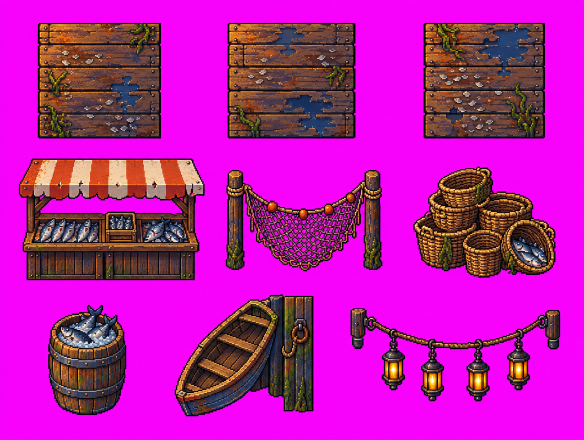
#> input picture art/source/market_sheet.png, 1168 x 880 px (shown at 1/2 size)
$ python prepare_market.py
#> lines starting #> are read from the running program, lines starting #| are printed output that depends on the picture; after the words box and inside, x2 and y2 are one past the last pixel; in counts of white or black regions, pixels touching at a corner belong together
### tools/sheet_cut.py
"""0.16: utilitários para recortar folhas de sprites geradas por IA com fundo magenta (#FF00FF).

A IA não respeita tamanhos exatos: cada folha é lida como imagem, o magenta vira transparente
(com tolerância e limpeza da franja rosada), as "ilhas" de cada peça são detectadas sozinhas e
cada peça é levada ao tamanho-alvo do jogo com NEAREST NEIGHBOR (pixel art, sem suavização).
Usado por tools/prepare_{workshop,market,chapel,cracked_walls,tentacle_gate,map_icons}.py.
Requer numpy, pillow e scipy.
"""
from pathlib import Path
import numpy as np
from PIL import Image, ImageDraw
from scipy import ndimage

ROOT = Path(__file__).resolve().parents[1]
SRC = ROOT / "art/source"
PREVIEW_BG = (58, 62, 70)


def key_magenta(img: Image.Image, tol: int = 70, fringe: int = 2) -> np.ndarray:
    """RGBA com o magenta removido. tol = quanto o pixel pode fugir do magenta puro.
    A franja (pixels rosados colados no fundo) é apagada ou tem o rosa retirado (despill)."""
    a = np.asarray(img.convert("RGB")).astype(np.int16)
    r, g, b = a[..., 0], a[..., 1], a[..., 2]
    mag = np.minimum(r, b) - g                      # alto no magenta, ~0 em cores comuns
    bg = (mag > 255 - tol) | ((r > 200) & (b > 200) & (g < 90))
    alpha = np.where(bg, 0, 255).astype(np.uint8)
    # franja: até `fringe` px do fundo, pixels ainda puxados para o magenta somem
    near = ndimage.binary_dilation(bg, iterations=fringe) & ~bg
    pinkish = near & (mag > 55) & (r > g + 40) & (b > g + 40)
    alpha[pinkish] = 0
    # despill no resto da borda: tira o excesso de vermelho+azul em relação ao verde
    edge = ndimage.binary_dilation(alpha == 0, iterations=fringe) & (alpha > 0)
    out = a.copy()
    spill = np.clip(mag - 25, 0, None)
    for c in (0, 2):
        ch = out[..., c]
        ch[edge] = np.clip(ch[edge] - spill[edge] // 2, 0, 255)
    return np.dstack([out.clip(0, 255).astype(np.uint8), alpha])


def islands(rgba: np.ndarray, merge: int = 10, min_area: int = 400) -> list:
    """Caixas (x0, y0, x1, y1) de cada peça. `merge` junta partes próximas (faíscas, chamas, cordas)."""
    solid = rgba[..., 3] > 0
    grown = ndimage.binary_dilation(solid, iterations=merge)
    lab, _ = ndimage.label(grown)
    boxes = []
    for sl in ndimage.find_objects(lab):
        if sl is None: continue
        y0, y1, x0, x1 = sl[0].start, sl[0].stop, sl[1].start, sl[1].stop
        if solid[y0:y1, x0:x1].sum() < min_area: continue
        # encolhe de volta ao pixel sólido
        ys, xs = np.nonzero(solid[y0:y1, x0:x1])
        boxes.append((x0 + xs.min(), y0 + ys.min(), x0 + xs.max() + 1, y0 + ys.max() + 1))
    return boxes


def reading_order(boxes: list, row_tol: float = 0.5) -> list:
    """Ordena em linhas (de cima para baixo) e, dentro da linha, da esquerda para a direita."""
    boxes = sorted(boxes, key=lambda b: (b[1] + b[3]) / 2)
    rows, row = [], []
    for b in boxes:
        cy, h = (b[1] + b[3]) / 2, b[3] - b[1]
        if row:
            rcy = np.mean([(q[1] + q[3]) / 2 for q in row]); rh = np.mean([q[3] - q[1] for q in row])
            if abs(cy - rcy) > row_tol * max(h, rh):
                rows.append(row); row = []
        row.append(b)
    if row: rows.append(row)
    return [b for r in rows for b in sorted(r, key=lambda q: q[0])]


def fit(piece: Image.Image, size: tuple, mode: str = "contain", anchor: str = "bottom") -> Image.Image:
    """Leva a peça ao tamanho-alvo com NEAREST. contain = mantém a proporção dentro da caixa
    (sobra transparente, pés no chão); stretch = preenche exato (pisos); cover = preenche cortando."""
    w, h = size
    if mode == "stretch":
        return piece.resize((w, h), Image.NEAREST)
    s = min(w / piece.width, h / piece.height) if mode == "contain" else max(w / piece.width, h / piece.height)
    nw, nh = max(1, round(piece.width * s)), max(1, round(piece.height * s))
    small = piece.resize((nw, nh), Image.NEAREST)
    out = Image.new("RGBA", (w, h), (0, 0, 0, 0))
    x = (w - nw) // 2
    y = (h - nh) if anchor == "bottom" else (h - nh) // 2
    out.alpha_composite(small, (x, y)) if mode == "contain" else out.paste(small.crop((-x, -y, -x + w, -y + h)))
    return out


def seamless_score(tile: Image.Image) -> float:
    """Diferença média entre bordas opostas (0 = fecha perfeito). Acima de ~40 a emenda aparece."""
    a = np.asarray(tile.convert("RGB")).astype(float)
    return float((np.abs(a[0] - a[-1]).mean() + np.abs(a[:, 0] - a[:, -1]).mean()) / 2)


# [10 lines left out: function make_seamless, not called in this run]


def tile_3x3(tile: Image.Image) -> Image.Image:
    out = Image.new("RGBA", (tile.width * 3, tile.height * 3))
    for y in range(3):
        for x in range(3): out.paste(tile, (x * tile.width, y * tile.height))
    return out


def cut_sheet(sheet_name: str, names: list, merge: int = 10, min_area: int = 400, tol: int = 70) -> dict:
    """Recorta a folha e devolve {nome: Image RGBA recortada no tamanho original}. Confere a contagem."""
    rgba = key_magenta(Image.open(SRC / sheet_name), tol)
    boxes = reading_order(islands(rgba, merge, min_area))
    if len(boxes) != len(names):
        raise SystemExit(f"{sheet_name}: achei {len(boxes)} peças, esperava {len(names)}: {boxes}")
    img = Image.fromarray(rgba, "RGBA")
    return {n: img.crop(b) for n, b in zip(names, boxes)}


def _grid(cells: list, zoom: int, cols: int) -> Image.Image:
    cw = max(im.width for _, im in cells) * zoom + 24
    ch = max(im.height for _, im in cells) * zoom + 40
    rows = (len(cells) + cols - 1) // cols
    out = Image.new("RGBA", (cw * min(cols, len(cells)), ch * rows), PREVIEW_BG + (255,))
    d = ImageDraw.Draw(out)
    for i, (n, im) in enumerate(cells):
        x, y = (i % cols) * cw, (i // cols) * ch
        big = im.resize((im.width * zoom, im.height * zoom), Image.NEAREST)
        out.alpha_composite(big, (x + (cw - big.width) // 2, y + 8))
        d.text((x + 6, y + ch - 26), f"{n} {im.width}x{im.height}", fill=(230, 230, 220))
    return out


def preview(items: dict, path: Path, zoom: int = 2, cols: int = 5, extra: dict | None = None) -> None:
    """Prévia das peças prontas numa grade, sobre fundo neutro; pisos repetidos 3x3 numa faixa própria."""
    parts = [_grid(list(items.items()), zoom, cols)]
    if extra: parts.append(_grid(list(extra.items()), 1, 4))
    out = Image.new("RGBA", (max(p.width for p in parts), sum(p.height for p in parts)), PREVIEW_BG + (255,))
    y = 0
    for p in parts: out.alpha_composite(p, (0, y)); y += p.height
    path.parent.mkdir(parents=True, exist_ok=True)
    out.convert("RGB").save(path)


def run(sheet: str, out_dir: str, pieces: list, preview_name: str, merge: int = 10, min_area: int = 400,
        uniform: bool = False, seamless_fix: bool = True) -> dict:
    """pieces: [(nome, (w, h), modo)] na ordem de leitura da folha. modo: contain | stretch | floor.
    uniform = mesma escala para todas as peças (paredes, ícones): tijolos/traços do mesmo tamanho.
    Pisos ("floor") são esticados para o alvo, testados 3x3 e, se a emenda aparecer, mesclados 2 px."""
    raw = cut_sheet(sheet, [p[0] for p in pieces], merge, min_area)
#> in key_magenta, `bg = (mag > 255 - tol) | ((r > 200) & (b > 200) & (g < 90))`:
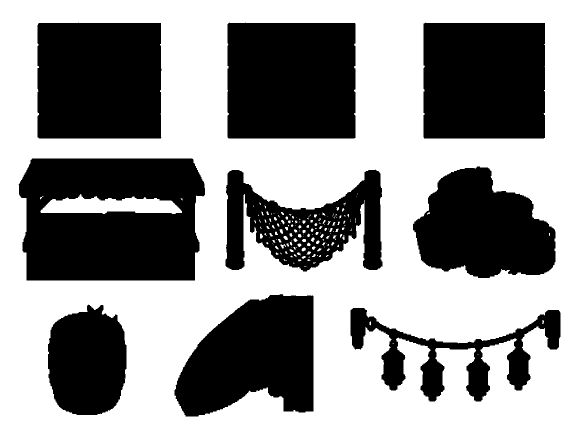
#> bg: shape (880, 1168) bool (shown at 1/2 size); 58.3% white; 9 black regions, largest, box (x1, y1, x2, y2) and area: (37, 317, 410, 561) 76705, (455, 45, 711, 277) 59053, (75, 45, 323, 277) 56995
#> in key_magenta, `near = ndimage.binary_dilation(bg, iterations=fringe) & ~bg`: near: shape (880, 1168) bool; 2.6% white in thin lines or dots, all inside (x1, y1, x2, y2) = (37, 45, 1121, 833)
#> in key_magenta, `alpha[pinkish] = 0`:
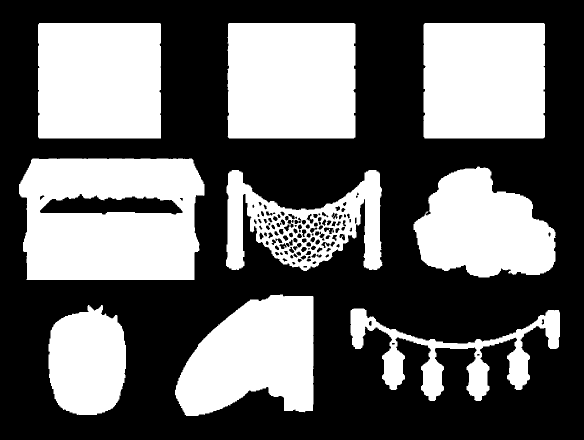
#> alpha: shape (880, 1168) (shown at 1/2 size); 40.8% white; 9 white regions, largest, box (x1, y1, x2, y2) and area: (38, 317, 409, 560) 75488, (455, 46, 711, 277) 58832, (76, 46, 322, 277) 56745
#> in key_magenta, `edge = ndimage.binary_dilation(alpha == 0, iterations=fringe) & (alpha..`: edge: shape (880, 1168) bool; 2.8% white in thin lines or dots, all inside (x1, y1, x2, y2) = (38, 46, 1120, 832)
#> in islands, `grown = ndimage.binary_dilation(solid, iterations=merge)`: grown: shape (880, 1168) bool; 51.4% white; 2 black regions, box (x1, y1, x2, y2) and area: (0, 0, 1168, 880) 496970, (97, 400, 351, 419) 2094
#> in islands, `lab, _ = ndimage.label(grown)`:
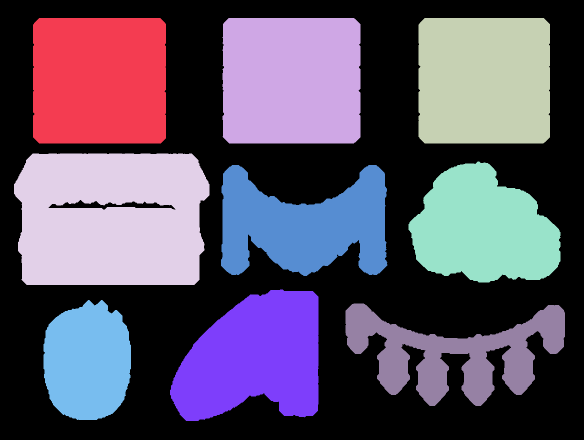
#> lab: shape (880, 1168) int32 (shown at 1/2 size); 10 distinct labels, from 0 to 9; one colour per label, 0 black
#> the loop in islands, `for sl in ndimage.find_objects(lab):` made 9 passes
#> (y0, y1, x0, x1) on passes 1 to 9: (36, 287, 66, 332), (36, 287, 445, 721), (36, 287, 837, 1100), (307, 570, 28, 419), (323, 565, 817, 1121), (330, 552, 442, 775), (579, 842, 340, 637), (600, 840, 87, 262), (607, 812, 691, 1130)
#> after the loop in islands, `for sl in ndimage.find_objects(lab):`: boxes = [(76, 46, 322, 277), (455, 46, 711, 277), (847, 46, 1090, 277), (38, 317, 409, 560), (827, 333, 1111, 555), (452, 340, 765, 542), (350, 589, 627, 832), (97, 610, 252, 830), (701, 617, 1120, 802)]
#> in reading_order, `boxes = sorted(boxes, key=lambda b: (b[1] + b[3]) / 2)`: boxes = [(76, 46, 322, 277), (455, 46, 711, 277), (847, 46, 1090, 277), (38, 317, 409, 560), (452, 340, 765, 542), (827, 333, 1111, 555), (701, 617, 1120, 802), (350, 589, 627, 832), (97, 610, 252, 830)]
#> the loop in reading_order, `for b in boxes:` made 9 passes
#> (b, cy, h, rcy, rh) on passes 2 to 9: ((455, 46, 711, 277), 161.5, 231, 161.5, 231), ((847, 46, 1090, 277), 161.5, 231, 161.5, 231), ((38, 317, 409, 560), 438.5, 243, 161.5, 231), ((452, 340, 765, 542), 441, 202, 438.5, 243), ((827, 333, 1111, 555), 444, 222, 439.8, 222.5), ((701, 617, 1120, 802), 709.5, 185, 441.2, 222.3), ((350, 589, 627, 832), 710.5, 243, 709.5, 185), ((97, 610, 252, 830), 720, 220, 710, 214)
#> (b, cy, h) on pass 1: ((76, 46, 322, 277), 161.5, 231)
#> after the loop in reading_order, `for b in boxes:`: rcy = 710; rh = 214; row = [(701, 617, 1120, 802), (350, 589, 627, 832), (97, 610, 252, 830)]; rows = [[(76, 46, 322, 277), (455, 46, 711, 277), (847, 46, 1090, 277)], [(38, 317, 409, 560), (452, 340, 765, 542), (827, 333, 1111, 555)]]
#> in cut_sheet, `boxes = reading_order(islands(rgba, merge, min_area))`: boxes = [(76, 46, 322, 277), (455, 46, 711, 277), (847, 46, 1090, 277), (38, 317, 409, 560), (452, 340, 765, 542), (827, 333, 1111, 555), (97, 610, 252, 830), (350, 589, 627, 832), (701, 617, 1120, 802)]
#> raw = 9 items
    out = ROOT / out_dir
    out.mkdir(parents=True, exist_ok=True)
    scale = None
    if uniform:
        scale = min(min(sz[0] / raw[n].width, sz[1] / raw[n].height) for n, sz, _ in pieces)
    done, extra, report = {}, {}, []
    for name, size, mode in pieces:
        im = raw[name]
        if mode == "floor":
            tile = fit(im, size, "stretch")
            before = seamless_score(tile)
            if seamless_fix and before > 40:
                tile = make_seamless(tile)
            after = seamless_score(tile)
            report.append(f"{name}: emenda {before:.0f} -> {after:.0f}" + ("  (VISÍVEL)" if after > 40 else ""))
            extra[name + " 3x3"] = tile_3x3(tile)
        elif scale is not None:
            small = im.resize((max(1, round(im.width * scale)), max(1, round(im.height * scale))), Image.NEAREST)
            tile = Image.new("RGBA", size, (0, 0, 0, 0))
            tile.alpha_composite(small, ((size[0] - small.width) // 2, size[1] - small.height))
        else:
            tile = fit(im, size, "contain")
        tile.save(out / f"{name}.png")
        done[name] = tile
#> this loop made 9 passes
#> (before, after) on passes 1 to 3: (7.85, 7.85), (8.11, 8.11), (5.54, 5.54)
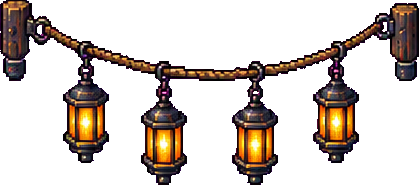
#> im: PIL image 419x185 RGBA; mean R, G, B, A 201.1, 18.7, 189.8, 71; transparent parts drawn white
#> after the loop, done = 9 items; extra = 3 items; report = ['market_floor_scales: emenda 8 -> 8', 'market_floor_puddle: emenda 8 -> 8', 'market_floor_seaweed: emenda 6 -> 6']
    preview(done, ROOT / "art" / preview_name, extra=extra)
#> in _grid, `cw = max(im.width for _, im in cells) * zoom + 24`: cw = 280
#> in _grid, `ch = max(im.height for _, im in cells) * zoom + 40`: ch = 232
#> in _grid, `rows = (len(cells) + cols - 1) // cols`: rows = 2
#> the loop in _grid, `for i, (n, im) in enumerate(cells):` made 9 passes
#> (n, x, y) on passes 1 to 9: ('market_floor_scales', 0, 0), ('market_floor_puddle', 280, 0), ('market_floor_seaweed', 560, 0), ('market_stall', 840, 0), ('market_net', 1120, 0), ('market_baskets', 0, 232), ('market_ice_barrel', 280, 232), ('market_rowboat', 560, 232), ('market_lanterns', 840, 232)
#> after the loop in _grid, `for i, (n, im) in enumerate(cells):`:
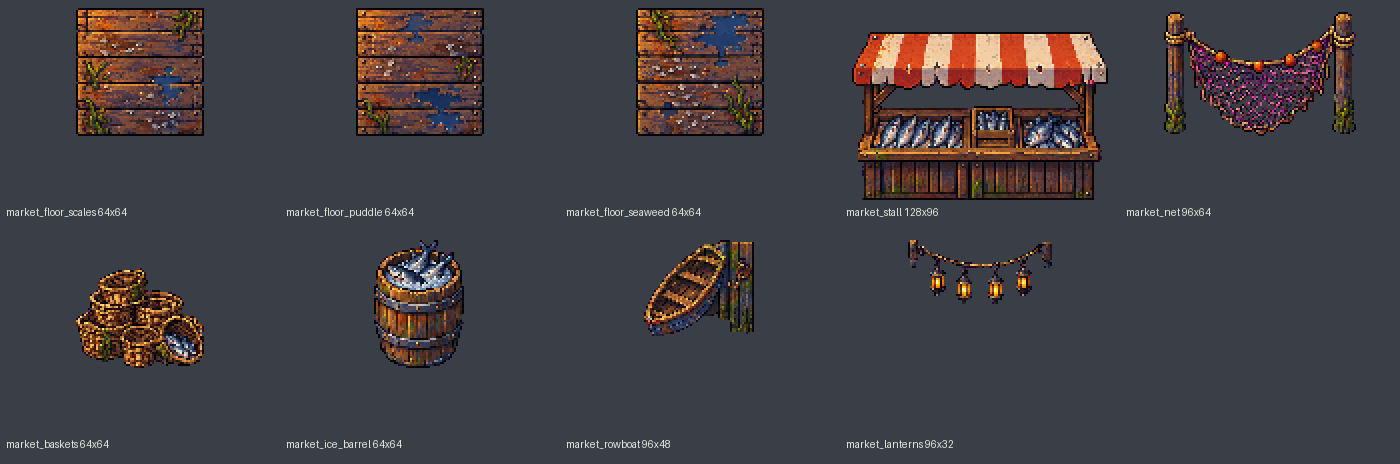
#> out: PIL image 1400x464 RGBA; mean R, G, B, A 66.4, 63, 67.3, 255
#> in _grid (call 2), `cw = max(im.width for _, im in cells) * zoom + 24`: cw = 216
#> the loop in _grid (call 2), `for i, (n, im) in enumerate(cells):` made 3 passes
#> x on passes 1 to 3: 0, 216, 432
#> pass 1, in _grid (call 2), `big = im.resize((im.width * zoom, im.height * zoom), Image.NEAREST)`:
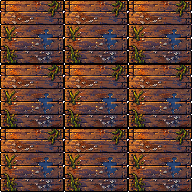
#> big: PIL image 192x192 RGBA; mean R, G, B, A 98.2, 62.8, 49.7, 254.3; transparent parts drawn white
#> the loop in preview, `for p in parts: out.alpha_composite(p, (0, y)); y += p.height` made 2 passes
#> y on passes 1 to 2: 464, 696
#> after the loop in preview, `for p in parts: out.alpha_composite(p, (0, y)); y += p.height`:
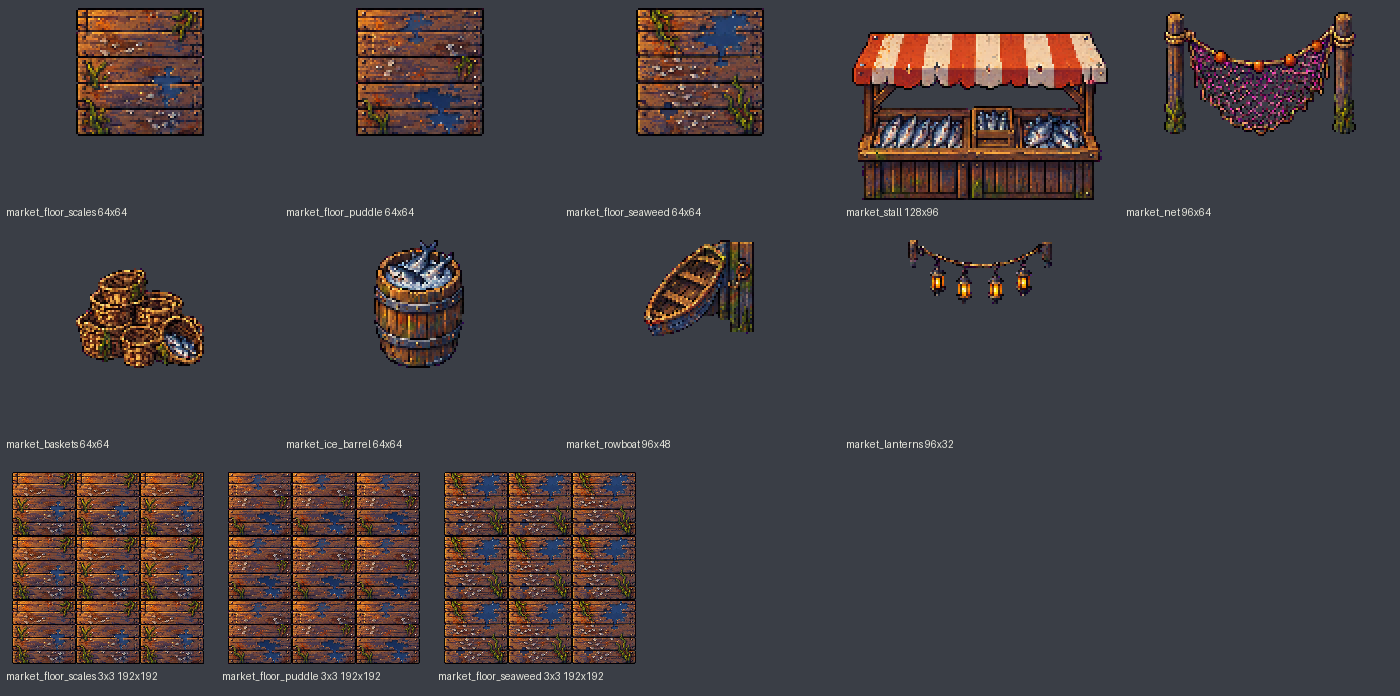
#> out: PIL image 1400x696 RGBA; mean R, G, B, A 67.7, 62.8, 66.3, 255
#> after the loop in preview, `for p in parts: out.alpha_composite(p, (0, y)); y += p.height`: y = 696
    for line in report: print("  " + line)
#> this loop made 3 passes
#> line on passes 1 to 3: 'market_floor_scales: emenda 8 -> 8', 'market_floor_puddle: emenda 8 -> 8', 'market_floor_seaweed: emenda 6 -> 6'
#|   market_floor_scales: emenda 8 -> 8
#|   market_floor_puddle: emenda 8 -> 8
#|   market_floor_seaweed: emenda 6 -> 6
    print(f"{sheet}: {len(done)} peças -> {out_dir}  (prévia art/{preview_name})")
#| market_sheet.png: 9 peças -> assets/environment/docks12/market  (prévia art/market-preview.png)
    return done

### tools/prepare_market.py
"""0.16: recorta art/source/market_sheet.png (fundo magenta) para a Sala 04 • Mercado de Peixe.
Saída: assets/environment/docks12/market/ + prévia art/market-preview.png.
Uso: python3 tools/prepare_market.py  (numpy, pillow, scipy)"""
from sheet_cut import run

PIECES = [
    ("market_floor_scales", (64, 64), "floor"), ("market_floor_puddle", (64, 64), "floor"), ("market_floor_seaweed", (64, 64), "floor"),
    ("market_stall", (128, 96), "contain"), ("market_net", (96, 64), "contain"), ("market_baskets", (64, 64), "contain"),
    ("market_ice_barrel", (64, 64), "contain"), ("market_rowboat", (96, 48), "contain"), ("market_lanterns", (96, 32), "contain")]

if __name__ == "__main__":
    run("market_sheet.png", "assets/environment/docks12/market", PIECES, "market-preview.png")
